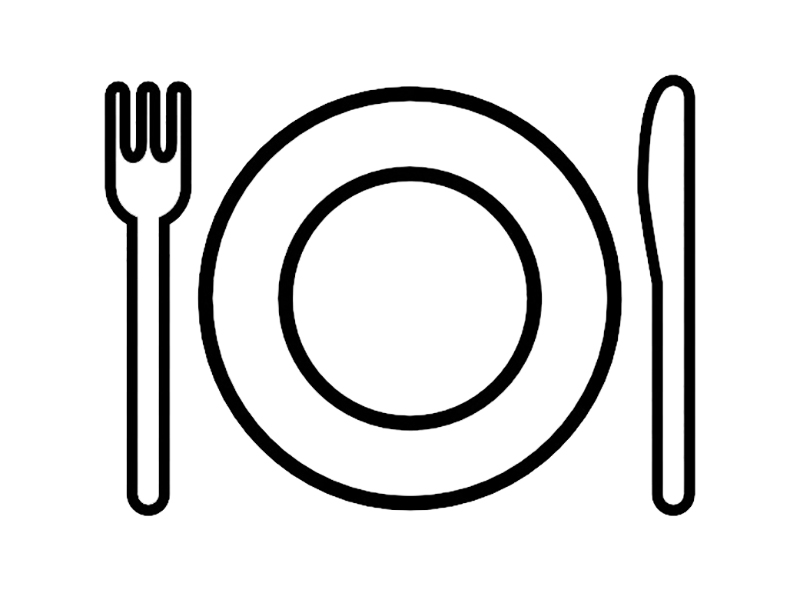
#> input picture img/Plate.jpg, 800 x 600 px
$ jupyter execute --allow-errors 'IDNC data prep.ipynb'   (Python 2 division)   (older library calls are emulated)
#> lines starting #> are read from the running program, lines starting #| are printed output that depends on the picture
[cell 1]
from IPython.display import HTML
HTML('''<script>
code_show=true;
function code_toggle() {
 if (code_show){
 $('div.input').hide();
 $('div.prompt').hide();
 document.getElementById("clicker").innerHTML='report layout';
 } else {
 $('div.input').show();
 $('div.prompt').show();
 document.getElementById("clicker").innerHTML='developer layout';
 }
 code_show = !code_show
}
$( document ).ready(code_toggle);
</script>
<center><a href="javascript:code_toggle()"><span id=clicker>developer layout</span></a></center>''')

[cell 2]
import os, shutil
import pandas as pd

startdir=os.getcwd()
print(startdir)

[cell 3]
os.chdir('/Users/BertrandGB/Workspace/Electrolux/month_predictions/')

[cell 4]
cd Programming/Feature\ bogging

[cell 5]
#creation des dates existantes
list = os.listdir(os.getcwd())
photoexistSet=[]
for line in list :
    if line[-8:]=="nail.jpg" :
        if os.path.getsize(line) < 80000:
            print line
            photoexistSet.append(line[:-14])

print list
print photoexistSet
print len(photoexistSet)

[cell 6]
n=1
for line in photoexistSet:
    if  os.path.exists(line+"1.jpg") :
        print n,"  ",line," verified"
        n=n+1
        shutil.copyfile(line+".jpg",line+"2.jpg")
        print line+"2.jpg created"

[cell 7]
n=1
for line in photoexistSet:
    if  not(os.path.exists(line+"1.jpg")) :
        print n,"  ",line," has no starter photo"
        n=n+1
        shutil.copyfile(line+".jpg",line+"1.jpg")
        print line+"1.jpg created"

[cell 8]
#mettre à jour le fichier data.json en fonction de l'existence des fichiers photos
#pour cela, prendre la liste

[cell 9]
listfile=[]
for file in os.listdir(os.getcwd()):
    if len(file)==20:
        listfile.append(file)

[cell 10]
with open("../photolist.txt", 'w') as output:
    for line in listfile:
        output.write('"'+line+'",\n')
output.close()

[cell 11]
listfile.sort()

[cell 12]
listfile

[cell 13]
listfile=[]
for file in os.listdir(os.getcwd()):
    if len(file)==20:
        listfile.append(file)

[cell 14]
dico2={}
#> (the rest of this cell did not finish here and is left out)

[cell 15]
print len("08-12-2018 MIDI2.jpg")

[cell 16]
shutil.copyfile("../data.json","data.json.bckp")

#> (a cell that did not finish here is left out)

[cell 18]
#création des smaller files
import shutil, os
from PIL import Image


for infile in os.listdir(os.getcwd()):
    if os.path.getsize(infile) > 1000000 :
        print "Shrinking ", infile,"    ", os.path.getsize(infile)
        try:
            im = Image.open(infile)
            out=im.resize((1200,900))
            out.save(infile, "JPEG")
        except IOError:
            print "cannot shrink '%s'" % infil

[cell 19]
#création des thumbnails

from PIL import Image


for infile in os.listdir(os.getcwd()):
    print "Fichier parsé = ", infile,"   ",len(infile)

    if len(infile)==19:
        outfile=infile[:-4]+"-thumbnail.jpg"
        print "creating ",outfile
        try:
            im = Image.open(infile)
            out=im.resize((400,300))
            out.save(outfile, "JPEG")
        except IOError:
            print "cannot create thumbnail for '%s'" % infile

[cell 20]
for infile in os.listdir(os.getcwd()):
    if infile[-8:]=='nail.jpg' :
        print infile
        os.remove(infile)

[cell 21]
list = os.listdir(os.getcwd())
set=[]
for line in list :
    line=line[:2]
    print line
    set.append(line)
print list
print set

[cell 22]
#Selection des MIDI
list = os.listdir(os.getcwd())
midiset=[]
for line in list :
    if line[-8:]=="MIDI.jpg" :
        line=line[:2]
        print line
        midiset.append(line)
print list
print midiset

[cell 23]
#Selection des SOIR
list = os.listdir(os.getcwd())
soirset=[]
for line in list :
    if line[-8:]=="SOIR.jpg" :
        line=line[:2]
        print line
        soirset.append(line)
print list
print soirset

[cell 24]
#creation des empty MIDI

import shutil

for i in range(1,20):
    s=str(i)
    if len(s)==1:
        s="0"+s
    print s
    if s not in midiset:
        print s+ " doesn't exist"
        shutil.copyfile('Plate.jpg', s+'-12-2018 MIDI-thumbnail.jpg')

[cell 25]
#creation des empty MIDI

import shutil

for i in range(28,31):
    shutil.copyfile('Plate.jpg', str(i)+'-11-2018 MIDI-thumbnail.jpg')
    print str(i)+'-11-2018 MIDI-thumbnail.jpg'

[cell 26]
#creation des empty SOIR

import shutil

for i in range(1,20):
    s=str(i)
    if len(s)==1:
        s="0"+s
    print s
    if s not in soirset:
        print s+ " doesn't exist"
        shutil.copyfile('Plate.jpg', s+'-12-2018 SOIR-thumbnail.jpg')

[cell 27]
import os, sys
import Image

size = 128, 128

for infile in sys.argv[1:]:
    outfile = os.path.splitext(infile)[0] + ".thumbnail"
    if infile != outfile:
        try:
            im = Image.open(infile)
#> im is the input picture: PIL image 800x600 L; min 0, max 255, mean 226.7
            im.thumbnail(size, Image.ANTIALIAS)
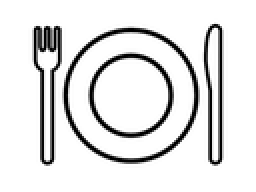
#> im: PIL image 128x96 L (shown 2 times larger); min 0, max 255, mean 226.4
            im.save(outfile, "JPEG")
        except IOError:
            print "cannot create thumbnail for '%s'" % infile
